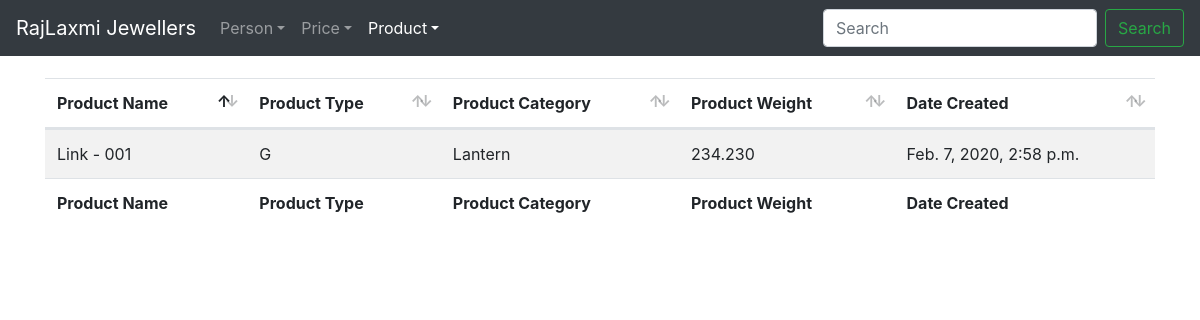
The page /product/detail/2/ on the database its author committed.
### product/models.py (models this page shows, shortened)
class Product(models.Model):
	p_type = [("G", "Gold"), ("S", "Silver"), ("O", "Other")]
	p_name = RegexValidator(regex="^([A-Za-z0-9\-\ ]+)$",
							message="Only Letters, Numbers and Hyphen(-) Allowed")
	product_name = models.CharField(max_length=50, unique=True,
									validators=[p_name,
									MinLengthValidator(limit_value=3),
									MaxLengthValidator(limit_value=50), ])
	product_type = models.CharField(max_length=1, choices=p_type)
	product_category = models.ForeignKey(ProductCategory,
										 on_delete=models.PROTECT)
	product_weight = models.DecimalField(max_digits=21, decimal_places=3)
	date_added = models.DateTimeField(auto_now_add=True)

class ProductCategory(models.Model):
	p_category = RegexValidator(regex="^([A-Za-z0-9\-\ ]+)$",
								message="Only Letters, Numbers and Hyphen(-) Allowed")
	product_category = models.CharField(max_length=50, unique=True,
										validators=[p_category,
													MinLengthValidator(limit_value=3),
													MaxLengthValidator(limit_value=50), ])
	date_added = models.DateTimeField(auto_now_add=True)
	def __str__(self):
		return f"{self.product_category}"

### product/views.py (the view)
# urls.py: path("detail/<int:pk>/", DetailProductView.as_view(), name="product-detail"),
class DetailProductView(DetailView):
	model = Product

### product/templates/product/product_detail.html (shortened to what this page needs)
{% extends "base.html" %}
{% block content %}
<table id="product_table" class="table table-hover table-striped" style="width:100%">
	<thead>
		<tr>
			<th>Product Name</th>
			<th>Product Type</th>
			<th>Product Category</th>
			<th>Product Weight</th>
			<th>Date Created</th>
		</tr>
	</thead>
	<tbody>
			<tr>
				<td>{{ product.product_name }}</td>
				<td>{{ product.product_type }}</td>
				<td>{{ product.product_category }}</td>
				<td>{{ product.product_weight }}</td>
				<td>{{ product.date_added }}</td>
			</tr>
	</tbody>
	<tfoot>
		<tr>
			<th>Product Name</th>
			<th>Product Type</th>
			<th>Product Category</th>
			<th>Product Weight</th>
			<th>Date Created</th>
		</tr>
	</tfoot>
</table>
{% endblock content %}

### rows shown on the page
Product: product_name "Link - 001", product_type "G", product_category "Lantern", product_weight "234.230", date_added "Feb. 7, 2020, 2:58 p.m."
